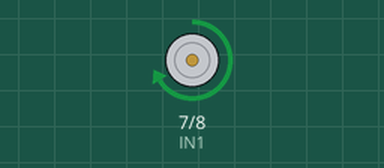
A sketch run on a simulated Arduino Uno, built with avr-gcc and run on an emulated ATmega328P. Parts: motor-driver pin pairs drawn as motors (green arrow = first pin HIGH = forward, orange = second pin HIGH = backward, longer = more drive, scaled by the enable pin).

Above: at 1.0 s.
At 29.5 s:
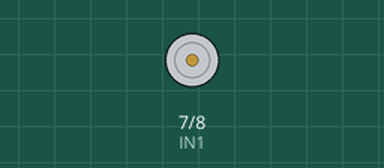
At 46.0 s:
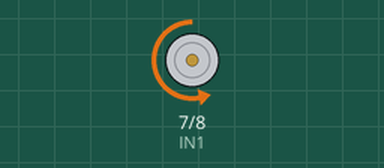
At 58.0 s:
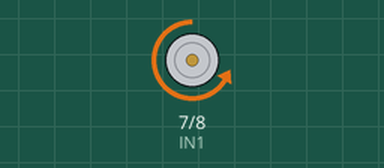
Timing chart, 0 to 62.4 s (numbered marks = the images above):
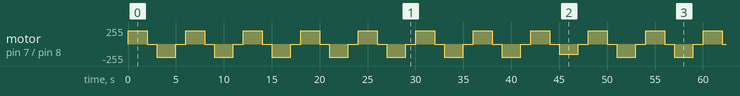

Measured:
- by itself, motor on pin 7 (IN1) / pin 8 (IN2): moves between backward 200/255 and forward 200/255, repeating every 48.0 s

The sketch:

02_motor_pont_h.ino
```cpp
/*
  SA4 - 02_motor_pont_h.ino
  Motor DC amb driver pont H (L298N): direccio i velocitat.
  Circuit: ENA=5 (PWM), IN1=7, IN2=8. Alimentacio externa al motor. MASSA COMUNA.
  Demostra funcions propies: endavant(), enrere(), atura().
  Quan: S2 - modelatge
*/

const int ENA = 5;   // PWM: velocitat
const int IN1 = 7;   // direccio
const int IN2 = 8;   // direccio

void endavant(int velocitat) {   // velocitat 0..255
  digitalWrite(IN1, HIGH);
  digitalWrite(IN2, LOW);
  analogWrite(ENA, velocitat);
}

void enrere(int velocitat) {
  digitalWrite(IN1, LOW);
  digitalWrite(IN2, HIGH);
  analogWrite(ENA, velocitat);
}

void atura() {
  digitalWrite(IN1, LOW);
  digitalWrite(IN2, LOW);
  analogWrite(ENA, 0);
}

void setup() {
  pinMode(ENA, OUTPUT);
  pinMode(IN1, OUTPUT);
  pinMode(IN2, OUTPUT);
}

void loop() {
  endavant(200);  delay(2000);
  atura();        delay(1000);
  enrere(150);    delay(2000);
  atura();        delay(1000);
}
```
